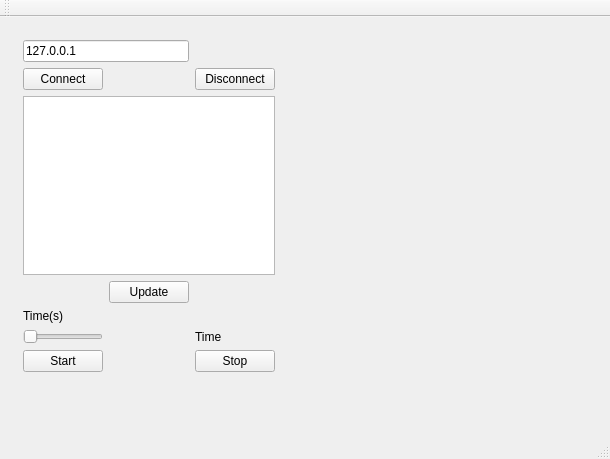
<?xml version="1.0" encoding="UTF-8"?>
<ui version="4.0">
 <class>MainWindow</class>
 <widget class="QMainWindow" name="MainWindow">
  <property name="geometry">
   <rect>
    <x>0</x>
    <y>0</y>
    <width>610</width>
    <height>459</height>
   </rect>
  </property>
  <property name="windowTitle">
   <string>MainWindow</string>
  </property>
  <widget class="QWidget" name="centralWidget">
   <widget class="Plotter" name="widgetPlotter" native="true">
    <property name="geometry">
     <rect>
      <x>300</x>
      <y>20</y>
      <width>291</width>
      <height>341</height>
     </rect>
    </property>
   </widget>
   <widget class="QWidget" name="">
    <property name="geometry">
     <rect>
      <x>12</x>
      <y>12</y>
      <width>274</width>
      <height>354</height>
     </rect>
    </property>
    <layout class="QGridLayout" name="gridLayout">
     <item row="6" column="0">
      <widget class="QPushButton" name="pushButton_4">
       <property name="text">
        <string>Start</string>
       </property>
      </widget>
     </item>
     <item row="6" column="2">
      <widget class="QPushButton" name="pushButton_5">
       <property name="text">
        <string>Stop</string>
       </property>
      </widget>
     </item>
     <item row="1" column="0">
      <widget class="QPushButton" name="pushConnect">
       <property name="text">
        <string>Connect</string>
       </property>
      </widget>
     </item>
     <item row="3" column="1">
      <widget class="QPushButton" name="pushButton_3">
       <property name="text">
        <string>Update</string>
       </property>
      </widget>
     </item>
     <item row="0" column="0" colspan="2">
      <widget class="QLineEdit" name="IPNum">
       <property name="whatsThis">
        <string/>
       </property>
       <property name="accessibleName">
        <string/>
       </property>
       <property name="accessibleDescription">
        <string/>
       </property>
       <property name="styleSheet">
        <string notr="true"/>
       </property>
       <property name="text">
        <string>127.0.0.1</string>
       </property>
      </widget>
     </item>
     <item row="5" column="0">
      <widget class="QSlider" name="SliderTime">
       <property name="orientation">
        <enum>Qt::Horizontal</enum>
       </property>
      </widget>
     </item>
     <item row="1" column="2">
      <widget class="QPushButton" name="pushButton_2">
       <property name="text">
        <string>Disconnect</string>
       </property>
      </widget>
     </item>
     <item row="2" column="0" colspan="3">
      <widget class="QListWidget" name="listWidget"/>
     </item>
     <item row="4" column="0">
      <widget class="QLabel" name="label">
       <property name="text">
        <string>Time(s)</string>
       </property>
      </widget>
     </item>
     <item row="5" column="2">
      <widget class="QLabel" name="labelTime">
       <property name="text">
        <string>Time</string>
       </property>
      </widget>
     </item>
    </layout>
   </widget>
  </widget>
  <widget class="QMenuBar" name="menuBar">
   <property name="geometry">
    <rect>
     <x>0</x>
     <y>0</y>
     <width>610</width>
     <height>21</height>
    </rect>
   </property>
  </widget>
  <widget class="QToolBar" name="mainToolBar">
   <attribute name="toolBarArea">
    <enum>TopToolBarArea</enum>
   </attribute>
   <attribute name="toolBarBreak">
    <bool>false</bool>
   </attribute>
  </widget>
  <widget class="QStatusBar" name="statusBar"/>
 </widget>
 <layoutdefault spacing="6" margin="11"/>
 <customwidgets>
  <customwidget>
   <class>Plotter</class>
   <extends>QWidget</extends>
   <header>plotter.h</header>
   <container>1</container>
   <slots>
    <slot>setAmplitude(int)</slot>
    <slot>setFrequencia(int)</slot>
   </slots>
  </customwidget>
 </customwidgets>
 <resources/>
 <connections>
  <connection>
   <sender>pushButton_2</sender>
   <signal>clicked()</signal>
   <receiver>MainWindow</receiver>
   <slot>disconnect()</slot>
   <hints>
    <hint type="sourcelabel">
     <x>253</x>
     <y>74</y>
    </hint>
    <hint type="destinationlabel">
     <x>297</x>
     <y>84</y>
    </hint>
   </hints>
  </connection>
  <connection>
   <sender>pushConnect</sender>
   <signal>clicked()</signal>
   <receiver>MainWindow</receiver>
   <slot>tcpConnect()</slot>
   <hints>
    <hint type="sourcelabel">
     <x>68</x>
     <y>81</y>
    </hint>
    <hint type="destinationlabel">
     <x>135</x>
     <y>72</y>
    </hint>
   </hints>
  </connection>
  <connection>
   <sender>SliderTime</sender>
   <signal>valueChanged(int)</signal>
   <receiver>MainWindow</receiver>
   <slot>mostraTempo(int)</slot>
   <hints>
    <hint type="sourcelabel">
     <x>99</x>
     <y>393</y>
    </hint>
    <hint type="destinationlabel">
     <x>127</x>
     <y>354</y>
    </hint>
   </hints>
  </connection>
  <connection>
   <sender>pushButton_3</sender>
   <signal>clicked()</signal>
   <receiver>MainWindow</receiver>
   <slot>listarIps()</slot>
   <hints>
    <hint type="sourcelabel">
     <x>241</x>
     <y>326</y>
    </hint>
    <hint type="destinationlabel">
     <x>277</x>
     <y>347</y>
    </hint>
   </hints>
  </connection>
  <connection>
   <sender>pushButton_4</sender>
   <signal>clicked()</signal>
   <receiver>MainWindow</receiver>
   <slot>getData()</slot>
   <hints>
    <hint type="sourcelabel">
     <x>43</x>
     <y>424</y>
    </hint>
    <hint type="destinationlabel">
     <x>155</x>
     <y>463</y>
    </hint>
   </hints>
  </connection>
 </connections>
 <slots>
  <slot>disconnect()</slot>
  <slot>tcpConnect()</slot>
  <slot>mostraTempo(int)</slot>
  <slot>listarIps()</slot>
  <slot>getData()</slot>
 </slots>
</ui>
